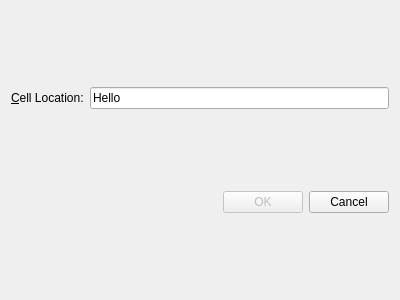
<?xml version="1.0" encoding="UTF-8"?>
<ui version="4.0">
 <class>GoToCellDialog</class>
 <widget class="QDialog" name="GoToCellDialog">
  <property name="geometry">
   <rect>
    <x>0</x>
    <y>0</y>
    <width>400</width>
    <height>300</height>
   </rect>
  </property>
  <property name="windowTitle">
   <string>Go To Cell</string>
  </property>
  <layout class="QVBoxLayout" name="verticalLayout">
   <item>
    <layout class="QHBoxLayout" name="horizontalLayout_2">
     <item>
      <widget class="QLabel" name="label">
       <property name="text">
        <string>&amp;Cell Location:</string>
       </property>
       <property name="buddy">
        <cstring>lineEdit</cstring>
       </property>
      </widget>
     </item>
     <item>
      <widget class="QLineEdit" name="lineEdit">
       <property name="text">
        <string>Hello</string>
       </property>
      </widget>
     </item>
    </layout>
   </item>
   <item>
    <layout class="QHBoxLayout" name="horizontalLayout">
     <item>
      <spacer name="horizontalSpacer">
       <property name="orientation">
        <enum>Qt::Horizontal</enum>
       </property>
       <property name="sizeHint" stdset="0">
        <size>
         <width>40</width>
         <height>20</height>
        </size>
       </property>
      </spacer>
     </item>
     <item>
      <widget class="QPushButton" name="pushButton">
       <property name="enabled">
        <bool>false</bool>
       </property>
       <property name="text">
        <string>OK</string>
       </property>
       <property name="default">
        <bool>true</bool>
       </property>
      </widget>
     </item>
     <item>
      <widget class="QPushButton" name="cancelButton">
       <property name="text">
        <string>Cancel</string>
       </property>
      </widget>
     </item>
    </layout>
   </item>
  </layout>
 </widget>
 <resources/>
 <connections/>
</ui>
